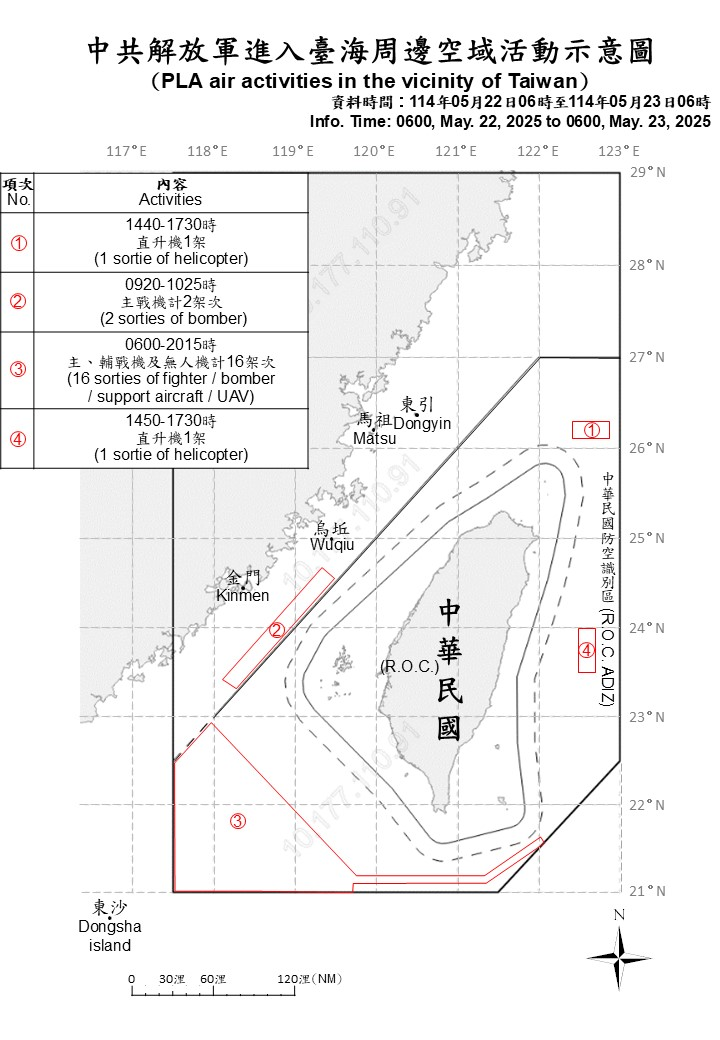
#> input picture images/2025-05-22.jpg, 720 x 1040 px
$ python -i ocr_images.py   (imports and definitions only)
#> lines starting #> are read from the running program, lines starting #| are printed output that depends on the picture
import os
import json
import glob
import concurrent.futures
import sys
try:
    from PIL import Image
    import pytesseract
except ImportError:
    print("Please install libraries: pip install pytesseract Pillow")
    sys.exit(1)

# Configuration for Tesseract path on Windows (Common locations)
# Users might need to install Tesseract from: https://github.com/UB-Mannheim/tesseract/wiki
possible_paths = [
    r'C:\Program Files\Tesseract-OCR\tesseract.exe',
    r'C:\Program Files (x86)\Tesseract-OCR\tesseract.exe',
    r'C:\Users\wason\AppData\Local\Tesseract-OCR\tesseract.exe'
]

tesseract_cmd = None
# [10 lines not run here, left out]

def process_image(img_path):
#> called with img_path = 'images/2025-05-22.jpg'
    try:
        filename = os.path.basename(img_path)
        date_str = os.path.splitext(filename)[0]

        with Image.open(img_path) as img:
#> img is the input picture: PIL image 720x1040 RGB; mean R, G, B 241.8, 241.4, 241.4
            width, height = img.size
#> width = 720; height = 1040

            # Crop Area: Adjusted to skip the title (approx top 16%)
            # Focus on the left table
            left = 0
            top = height * 0.16  # Skip title and date info
#> top = 166.4
            right = width * 0.45
#> right = 324
            bottom = height * 0.50 # Extend slightly to capture more rows
#> bottom = 520

            cropped_img = img.crop((left, top, right, bottom))
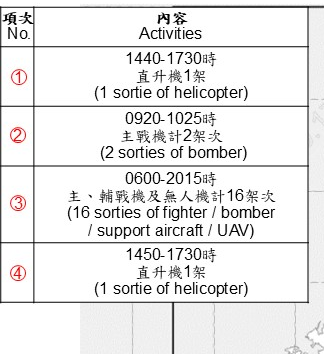
#> cropped_img: PIL image 324x354 RGB; mean R, G, B 233.5, 233.1, 233.1

            # Convert to grayscale for better OCR
            cropped_img = cropped_img.convert('L')
#> cropped_img: PIL image 324x354 L

            # Perform OCR
            # Try to use Chinese Traditional + English
            try:
                text = pytesseract.image_to_string(cropped_img, lang='chi_tra+eng')
            except pytesseract.TesseractError:
                # Fallback to English only if chi_tra is missing
                try:
                    text = pytesseract.image_to_string(cropped_img, lang='eng')
                except Exception as e:
                    return {"date": date_str, "error": str(e)}

            # Simple parsing of the text to clean it up
            lines = [line.strip() for line in text.split('\n') if line.strip()]

            return {
                "date": date_str,
                "file": filename,
                "raw_text": lines
            }

    except Exception as e:
        return {"date": date_str, "error": str(e)}

# [41 lines left out: function main, not called in this run]

# [2 lines not run here, left out]

>>> result = process_image('images/2025-05-22.jpg')
